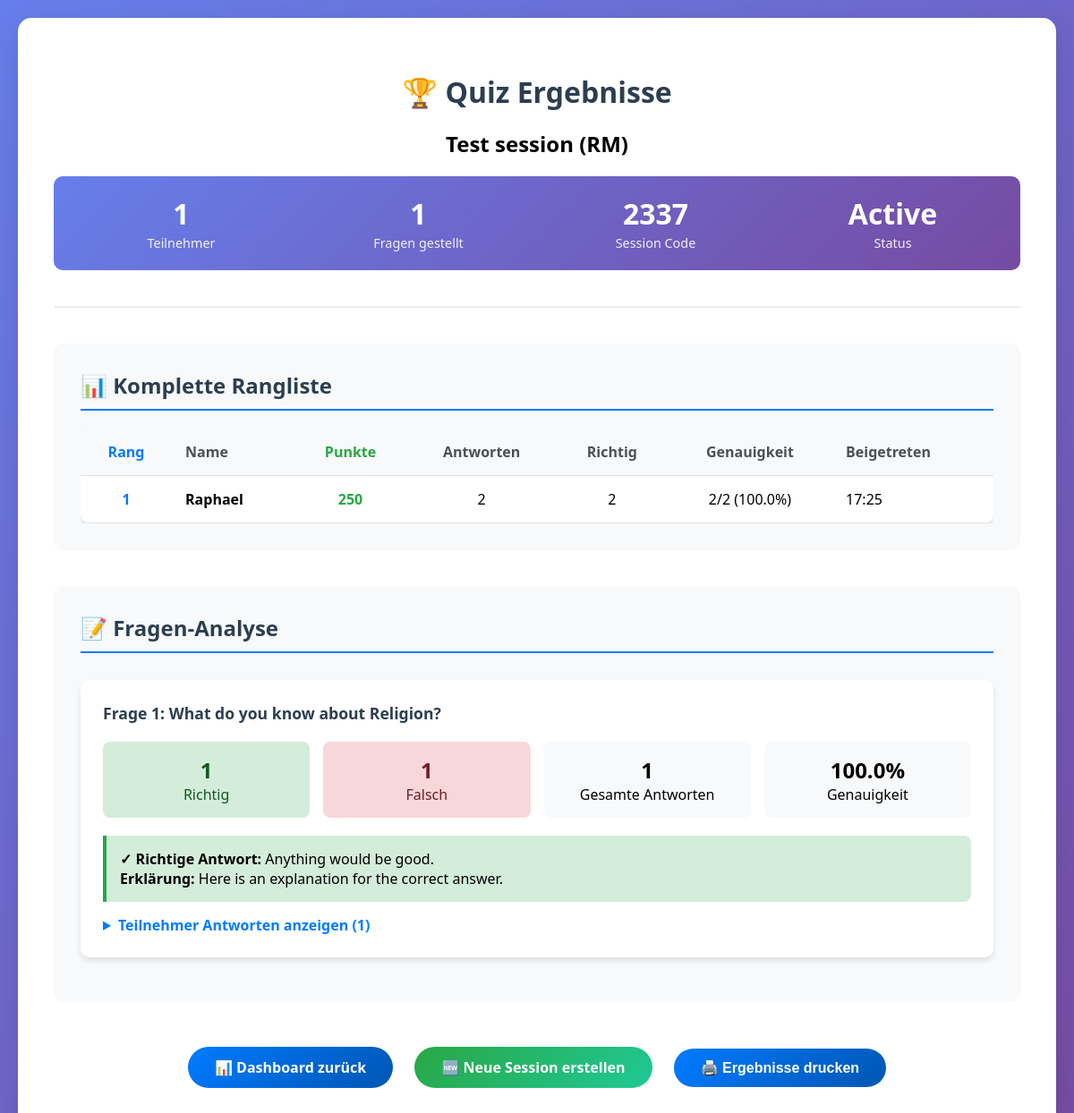
Page /session/2337/results/ on the committed database.
### quiz_app/models.py (models this page shows, shortened)
class Session(models.Model):
    STATUS_CHOICES = [
        ('waiting', 'Waiting to Start'),
        ('active', 'Active'),
        ('paused', 'Paused'),
        ('finished', 'Finished'),
    ]
    id = models.AutoField(primary_key=True)
    session_code = models.UUIDField(default=uuid.uuid4, unique=True, editable=False)
    join_code = models.CharField(max_length=4, unique=True)
    name = models.CharField(max_length=200, default="Quiz Session")
    status = models.CharField(max_length=20, choices=STATUS_CHOICES, default='waiting')
    current_question = models.ForeignKey(
        Question,
        on_delete=models.SET_NULL,
        null=True,
        blank=True,
        related_name="current_for_sessions"
    )
    current_question_number = models.IntegerField(default=0)
    total_questions = models.IntegerField(default=0)
    question_start_time = models.DateTimeField(null=True, blank=True)
    show_answers = models.BooleanField(default=False)
    show_leaderboard = models.BooleanField(default=False)
    auto_advance = models.BooleanField(default=False, help_text="Auto advance to next question")
    show_correct_answer = models.BooleanField(default=True)
    allow_late_joins = models.BooleanField(default=True)
    created_at = models.DateTimeField(default=timezone.now)
    started_at = models.DateTimeField(null=True, blank=True)
    finished_at = models.DateTimeField(null=True, blank=True)
    class Meta:
        ordering = ['-created_at']
    def get_leaderboard(self):
        return self.participants.all().order_by('-points', 'name')

class Participant(models.Model):
    id = models.AutoField(primary_key=True)
    session = models.ForeignKey(Session, on_delete=models.CASCADE, related_name="participants")
    name = models.CharField(max_length=80)
    points = models.IntegerField(default=0)
    is_connected = models.BooleanField(default=True)
    joined_at = models.DateTimeField(default=timezone.now)
    last_seen = models.DateTimeField(auto_now=True)
    class Meta:
        unique_together = ['session', 'name']
        ordering = ['-points', 'name']
    def get_correct_answers_count(self):
        return self.answers.filter(is_correct=True).count()
    def get_total_answers_count(self):
        return self.answers.count()
    def get_accuracy_percentage(self):
        total = self.get_total_answers_count()
        if total == 0:
            return 0
        correct = self.get_correct_answers_count()
        return round((correct / total) * 100, 1)

class Question(models.Model):
    DIFFICULTY_CHOICES = [
        ('easy', 'Easy'),
        ('medium', 'Medium'),
        ('hard', 'Hard'),
    ]
    id = models.AutoField(primary_key=True)
    category = models.ForeignKey(Category, on_delete=models.CASCADE, related_name="questions")
    question_text = models.TextField()
    correct_answer = models.CharField(max_length=255)
    wrong_answers = models.JSONField(default=list, blank=True)
    difficulty = models.CharField(max_length=10, choices=DIFFICULTY_CHOICES, default='medium')
    points = models.IntegerField(default=100, help_text="Points awarded for correct answer")
    time_limit = models.IntegerField(default=30, help_text="Time limit in seconds")
    explanation = models.TextField(blank=True, null=True, help_text="Explanation for the correct answer")
    created_at = models.DateTimeField(default=timezone.now)
    class Meta:
        ordering = ['category', 'question_text']

### quiz_app/views.py (the view)
# urls.py: path('session/<str:join_code>/results/', views.session_results, name='session_results'),
def session_results(request, join_code):
    session = get_object_or_404(Session, join_code=join_code)
    participants = session.get_leaderboard()
    questions_asked = Question.objects.filter(
        current_for_sessions=session
    ).distinct()
    results_data = []
    for question in questions_asked:
        answers = ParticipantAnswer.objects.filter(
            question=question,
            participant__session=session
        ).select_related('participant')
        correct_count = answers.filter(is_correct=True).count()
        total_count = answers.count()
        results_data.append({
            'question': question,
            'answers': answers,
            'correct_count': correct_count,
            'total_count': total_count,
            'accuracy': (correct_count / total_count * 100) if total_count > 0 else 0
        })
    context = {
        'session': session,
        'participants': participants,
        'results_data': results_data,
    }
    return render(request, 'quiz_app/session_results.html', context)

### quiz_app/templatetags/quiz_filters.py (called while the page is built)
@register.filter
def sub(value, arg):
    try:
        return int(value) - int(arg)
    except (ValueError, TypeError):
        return 0

### quiz_app/templates/quiz_app/session_results.html (shortened to what this page needs)
{% load quiz_filters %}
<!DOCTYPE html>
<html lang="de">
<head>
</head>
<body>
    <div class="container">
        <div class="header">
            <h1 class="session-title">🏆 Quiz Ergebnisse</h1>
            <h2>{{ session.name }}</h2>
            <div class="session-info">
                <div class="info-item">
                    <span class="info-value">{{ participants.count }}</span>
                    <span class="info-label">Teilnehmer</span>
                </div>
                <div class="info-item">
                    <span class="info-value">{{ results_data|length }}</span>
                    <span class="info-label">Fragen gestellt</span>
                </div>
                <div class="info-item">
                    <span class="info-value">{{ session.join_code }}</span>
                    <span class="info-label">Session Code</span>
                </div>
                <div class="info-item">
                    <span class="info-value">{{ session.get_status_display }}</span>
                    <span class="info-label">Status</span>
                </div>
            </div>
        </div>
        <div class="section">
            <h2>📊 Komplette Rangliste</h2>
            <div class="full-leaderboard">
                <table>
                    <thead>
                        <tr>
                            <th class="rank">Rang</th>
                            <th>Name</th>
                            <th class="points">Punkte</th>
                            <th class="accuracy">Antworten</th>
                            <th class="accuracy">Richtig</th>
                            <th class="accuracy">Genauigkeit</th>
                            <th>Beigetreten</th>
                        </tr>
                    </thead>
                    <tbody>
                        {% for participant in participants %}
                        <tr>
                            <td class="rank">{{ forloop.counter }}</td>
                            <td>
                                <strong>{{ participant.name }}</strong>
                            </td>
                            <td class="points">{{ participant.points }}</td>
                            <td class="accuracy">{{ participant.get_total_answers_count }}</td>
                            <td class="accuracy">{{ participant.get_correct_answers_count }}</td>
                            <td class="accuracy">
                                {{ participant.get_correct_answers_count }}/{{ participant.get_total_answers_count }} ({{ participant.get_accuracy_percentage }}%)
                            </td>
                            <td>{{ participant.joined_at|date:"H:i" }}</td>
                        </tr>
                        {% endfor %}
                    </tbody>
                </table>
            </div>
        </div>
        {% if results_data %}
        <div class="section">
            <h2>📝 Fragen-Analyse</h2>
            <div class="question-analysis">
                {% for result in results_data %}
                <div class="question-card">
                    <div class="question-text">
                        Frage {{ forloop.counter }}: {{ result.question.question_text }}
                    </div>
                    <div class="question-stats">
                        <div class="stat-card correct">
                            <div style="font-size: 1.5em; font-weight: bold;">{{ result.correct_count }}</div>
                            <div>Richtig</div>
                        </div>
                        <div class="stat-card incorrect">
                            <div style="font-size: 1.5em; font-weight: bold;">{{ result.total_count|add:result.correct_count|sub:result.correct_count }}</div>
                            <div>Falsch</div>
                        </div>
                        <div class="stat-card">
                            <div style="font-size: 1.5em; font-weight: bold;">{{ result.total_count }}</div>
                            <div>Gesamte Antworten</div>
                        </div>
                        <div class="stat-card">
                            <div style="font-size: 1.5em; font-weight: bold;">{{ result.accuracy|floatformat:1 }}%</div>
                            <div>Genauigkeit</div>
                        </div>
                    </div>
                    <div class="correct-answer">
                        <strong>✓ Richtige Antwort:</strong> {{ result.question.correct_answer }}
                        {% if result.question.explanation %}
                            <br><strong>Erklärung:</strong> {{ result.question.explanation }}
                        {% endif %}
                    </div>
                    {% if result.answers %}
                    <details style="margin-top: 15px;">
                        <summary style="cursor: pointer; font-weight: 600; color: #007bff;">
                            Teilnehmer Antworten anzeigen ({{ result.answers.count }})
                        </summary>
                    </details>
                    {% endif %}
                </div>
                {% endfor %}
            </div>
        </div>
        {% endif %}
        <div class="actions">
            <a href="{% url 'admin_dashboard' session.join_code %}" class="btn btn-primary">
                📊 Dashboard zurück
            </a>
            <a href="{% url 'create_session' %}" class="btn btn-success">
                🆕 Neue Session erstellen
            </a>
            <button onclick="window.print()" class="btn btn-primary">
                🖨️ Ergebnisse drucken
            </button>
        </div>
    </div>
</body>
</html>

### quiz_app/templates/quiz_app/session_results.html (style rules this page uses)
body { font-family: 'Segoe UI', Tahoma, Geneva, Verdana, sans-serif; margin: 0; padding: 20px; background: linear-gradient(135deg, #667eea 0%, #764ba2 100%); min-height: 100vh; }
.container { max-width: 1200px; margin: 0 auto; background: white; padding: 40px; border-radius: 15px; box-shadow: 0 10px 30px rgba(0,0,0,0.1); }
.header { text-align: center; margin-bottom: 40px; padding-bottom: 20px; border-bottom: 2px solid #e9ecef; }
.session-title { color: #2c3e50; margin-bottom: 10px; }
.session-info { background: linear-gradient(135deg, #667eea 0%, #764ba2 100%); color: white; padding: 20px; border-radius: 10px; margin: 20px 0; display: grid; grid-template-columns: repeat(auto-fit, minmax(200px, 1fr)); gap: 20px; }
.info-item { text-align: center; }
.info-value { font-size: 2em; font-weight: bold; display: block; }
.info-label { font-size: 0.9em; opacity: 0.9; }
.section { margin: 40px 0; background: #f8f9fa; padding: 30px; border-radius: 10px; }
.section h2 { color: #2c3e50; margin-top: 0; border-bottom: 2px solid #007bff; padding-bottom: 10px; }
.full-leaderboard { overflow-x: auto; }
table { width: 100%; border-collapse: collapse; background: white; border-radius: 10px; overflow: hidden; box-shadow: 0 4px 6px rgba(0,0,0,0.1); }
th, td { padding: 15px; text-align: left; border-bottom: 1px solid #dee2e6; }
th { background: #f8f9fa; font-weight: 600; color: #495057; }
.rank { text-align: center; font-weight: bold; color: #007bff; }
.points { text-align: center; font-weight: bold; color: #28a745; }
.accuracy { text-align: center; }
.question-analysis { margin-top: 30px; }
.question-card { background: white; border-radius: 10px; padding: 25px; margin: 20px 0; box-shadow: 0 4px 6px rgba(0,0,0,0.1); }
.question-text { font-size: 1.1em; font-weight: 600; color: #2c3e50; margin-bottom: 15px; }
.question-stats { display: grid; grid-template-columns: repeat(auto-fit, minmax(150px, 1fr)); gap: 15px; margin: 20px 0; }
.stat-card { background: #f8f9fa; padding: 15px; border-radius: 8px; text-align: center; }
.stat-card.correct { background: #d4edda; color: #155724; }
.stat-card.incorrect { background: #f8d7da; color: #721c24; }
.correct-answer { background: #d4edda; border-left: 4px solid #28a745; padding: 15px; border-radius: 0 8px 8px 0; margin: 15px 0; }
.actions { text-align: center; margin: 40px 0; }
.btn { padding: 12px 30px; border: none; border-radius: 25px; font-size: 16px; font-weight: 600; cursor: pointer; text-decoration: none; display: inline-block; margin: 10px; transition: all 0.3s ease; }
.btn-primary { background: linear-gradient(135deg, #007bff 0%, #0056b3 100%); color: white; }
.btn-success { background: linear-gradient(135deg, #28a745 0%, #20c997 100%); color: white; }

### rows in the picture
Session: name "Test session (RM)", join_code "2337", status "Active"
Participant: name "Raphael", points "250", get_total_answers_count "2", get_correct_answers_count "2", get_accuracy_percentage "100.0", joined_at "17:25"
Question: question.question_text "What do you know about Religion?", correct_count "1", total_count|add "1", total_count "1", accuracy "100.0", question.correct_answer "Anything would be good.", question.explanation "Here is an explanation for the correct answer.", answers.count "1"

### other values in the picture
{{ participants.count }} "1"
{{ results_data|length }} "1"
